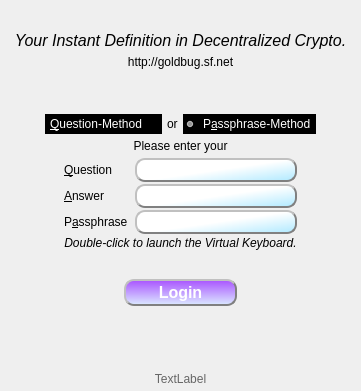
      <widget class="QWidget" name="tab_login">
       <property name="styleSheet">
        <string notr="true">QWidget#tab_login 
{
   border-image: url(:/Logo/background.png) 0 0 0 0 stretch stretch;
   border-width: 0px;
}
</string>
       </property>
       <attribute name="title">
        <string/>
       </attribute>
       <attribute name="toolTip">
        <string>Login</string>
       </attribute>
       <layout class="QVBoxLayout" name="verticalLayout_60">
        <property name="spacing">
         <number>5</number>
        </property>
        <property name="leftMargin">
         <number>5</number>
        </property>
        <property name="topMargin">
         <number>5</number>
        </property>
        <property name="rightMargin">
         <number>5</number>
        </property>
        <property name="bottomMargin">
         <number>5</number>
        </property>
        <item>
         <layout class="QVBoxLayout" name="verticalLayout_5">
          <item>
           <spacer name="verticalSpacer_9">
            <property name="orientation">
             <enum>Qt::Vertical</enum>
            </property>
            <property name="sizeType">
             <enum>QSizePolicy::Expanding</enum>
            </property>
            <property name="sizeHint" stdset="0">
             <size>
              <width>1</width>
              <height>1</height>
             </size>
            </property>
           </spacer>
          </item>
          <item>
           <layout class="QHBoxLayout" name="horizontalLayout_14">
            <item>
             <spacer name="horizontalSpacer_36">
              <property name="orientation">
               <enum>Qt::Horizontal</enum>
              </property>
              <property name="sizeHint" stdset="0">
               <size>
                <width>40</width>
                <height>20</height>
               </size>
              </property>
             </spacer>
            </item>
            <item>
             <widget class="QLabel" name="logo">
              <property name="maximumSize">
               <size>
                <width>512</width>
                <height>512</height>
               </size>
              </property>
              <property name="toolTip">
               <string>&lt;html&gt;&lt;head/&gt;&lt;body&gt;&lt;p&gt;GoldBug logo uses the &lt;b&gt;Neuland &lt;/b&gt;font: &amp;quot;Neuland is a German typeface that was designed in 1923 by Rudolf Koch. It is often used today when an “exotic” or “primitive” look is desired, such as the logos for the Jurassic Park films. &amp;quot; - Wikipedia.&lt;/p&gt;&lt;/body&gt;&lt;/html&gt;</string>
              </property>
              <property name="text">
               <string/>
              </property>
              <property name="pixmap">
               <pixmap resource="../Icons/icons.qrc">:/Logo/goldbug-neuland.png</pixmap>
              </property>
              <property name="scaledContents">
               <bool>true</bool>
              </property>
              <property name="alignment">
               <set>Qt::AlignCenter</set>
              </property>
             </widget>
            </item>
            <item>
             <spacer name="horizontalSpacer_43">
              <property name="orientation">
               <enum>Qt::Horizontal</enum>
              </property>
              <property name="sizeHint" stdset="0">
               <size>
                <width>40</width>
                <height>20</height>
               </size>
              </property>
             </spacer>
            </item>
           </layout>
          </item>
          <item>
           <widget class="QLabel" name="label_31">
            <property name="font">
             <font>
              <pointsize>12</pointsize>
              <italic>true</italic>
             </font>
            </property>
            <property name="text">
             <string>Your Instant Definition in Decentralized Crypto.</string>
            </property>
            <property name="alignment">
             <set>Qt::AlignCenter</set>
            </property>
           </widget>
          </item>
          <item>
           <widget class="QLabel" name="label_100">
            <property name="text">
             <string>&lt;html&gt;&lt;head/&gt;&lt;body&gt;&lt;p&gt;&lt;a href=&quot;http://goldbug.sourceforge.net&quot;&gt;&lt;span style=&quot; text-decoration: none; color: black;&quot;&gt;http://goldbug.sf.net&lt;/span&gt;&lt;/a&gt;&lt;/p&gt;&lt;/body&gt;&lt;/html&gt;</string>
            </property>
            <property name="alignment">
             <set>Qt::AlignCenter</set>
            </property>
            <property name="openExternalLinks">
             <bool>true</bool>
            </property>
           </widget>
          </item>
          <item>
           <spacer name="verticalSpacer_14">
            <property name="orientation">
             <enum>Qt::Vertical</enum>
            </property>
            <property name="sizeHint" stdset="0">
             <size>
              <width>20</width>
              <height>40</height>
             </size>
            </property>
           </spacer>
          </item>
          <item>
           <layout class="QHBoxLayout" name="horizontalLayout_22">
            <property name="topMargin">
             <number>0</number>
            </property>
            <item>
             <spacer name="horizontalSpacer_6">
              <property name="orientation">
               <enum>Qt::Horizontal</enum>
              </property>
              <property name="sizeHint" stdset="0">
               <size>
                <width>40</width>
                <height>20</height>
               </size>
              </property>
             </spacer>
            </item>
            <item>
             <widget class="QRadioButton" name="question_rb_authenticate">
              <property name="sizePolicy">
               <sizepolicy hsizetype="Minimum" vsizetype="Preferred">
                <horstretch>0</horstretch>
                <verstretch>0</verstretch>
               </sizepolicy>
              </property>
              <property name="layoutDirection">
               <enum>Qt::RightToLeft</enum>
              </property>
              <property name="styleSheet">
               <string notr="true">background-color: rgb(0, 0, 0);
color: rgb(255, 255, 255);</string>
              </property>
              <property name="text">
               <string>&amp;Question-Method</string>
              </property>
             </widget>
            </item>
            <item>
             <widget class="QLabel" name="label_102">
              <property name="sizePolicy">
               <sizepolicy hsizetype="Fixed" vsizetype="Preferred">
                <horstretch>0</horstretch>
                <verstretch>0</verstretch>
               </sizepolicy>
              </property>
              <property name="text">
               <string>or</string>
              </property>
             </widget>
            </item>
            <item>
             <widget class="QRadioButton" name="passphrase_rb_authenticate">
              <property name="sizePolicy">
               <sizepolicy hsizetype="Minimum" vsizetype="Preferred">
                <horstretch>0</horstretch>
                <verstretch>0</verstretch>
               </sizepolicy>
              </property>
              <property name="layoutDirection">
               <enum>Qt::LeftToRight</enum>
              </property>
              <property name="styleSheet">
               <string notr="true">background-color: rgb(0, 0, 0);
color: rgb(255, 255, 255);</string>
              </property>
              <property name="text">
               <string>P&amp;assphrase-Method</string>
              </property>
              <property name="checked">
               <bool>true</bool>
              </property>
             </widget>
            </item>
            <item>
             <spacer name="horizontalSpacer_14">
              <property name="orientation">
               <enum>Qt::Horizontal</enum>
              </property>
              <property name="sizeHint" stdset="0">
               <size>
                <width>40</width>
                <height>20</height>
               </size>
              </property>
             </spacer>
            </item>
           </layout>
          </item>
          <item>
           <layout class="QHBoxLayout" name="horizontalLayout_32">
            <property name="topMargin">
             <number>0</number>
            </property>
            <item>
             <widget class="QLabel" name="passphraseLabel">
              <property name="text">
               <string>Please enter your</string>
              </property>
              <property name="alignment">
               <set>Qt::AlignCenter</set>
              </property>
             </widget>
            </item>
           </layout>
          </item>
          <item>
           <layout class="QHBoxLayout" name="horizontalLayout_25">
            <property name="topMargin">
             <number>0</number>
            </property>
            <item>
             <spacer name="horizontalSpacer_15">
              <property name="orientation">
               <enum>Qt::Horizontal</enum>
              </property>
              <property name="sizeHint" stdset="0">
               <size>
                <width>1</width>
                <height>20</height>
               </size>
              </property>
             </spacer>
            </item>
            <item>
             <layout class="QFormLayout" name="formLayout">
              <property name="fieldGrowthPolicy">
               <enum>QFormLayout::AllNonFixedFieldsGrow</enum>
              </property>
              <property name="horizontalSpacing">
               <number>7</number>
              </property>
              <property name="verticalSpacing">
               <number>2</number>
              </property>
              <property name="topMargin">
               <number>0</number>
              </property>
              <item row="2" column="0">
               <widget class="QLabel" name="label_103gb">
                <property name="text">
                 <string>&amp;Question</string>
                </property>
                <property name="buddy">
                 <cstring>question_authenticate</cstring>
                </property>
               </widget>
              </item>
              <item row="2" column="1">
               <widget class="spoton_lineedit" name="question_authenticate">
                <property name="sizePolicy">
                 <sizepolicy hsizetype="Expanding" vsizetype="Fixed">
                  <horstretch>0</horstretch>
                  <verstretch>0</verstretch>
                 </sizepolicy>
                </property>
                <property name="styleSheet">
                 <string notr="true">QLineEdit#question_authenticate {
background-color: qlineargradient(spread:pad, x1:0.968, y1:0.932, x2:0.513, y2:0.5, stop:0 rgba(183, 235, 255, 255), stop:1 rgba(255, 255, 255, 255)); 
     border-style: outset;
     border-width: 2px;
     border-radius: 10px;
     border-color: gray;
     min-width: 10em;
     padding: 2px;
 }
</string>
                </property>
               </widget>
              </item>
              <item row="7" column="0">
               <widget class="QLabel" name="label_124gb">
                <property name="text">
                 <string>P&amp;assphrase</string>
                </property>
                <property name="buddy">
                 <cstring>passphrase</cstring>
                </property>
               </widget>
              </item>
              <item row="7" column="1">
               <widget class="spoton_lineedit" name="passphrase">
                <property name="styleSheet">
                 <string notr="true">QLineEdit#passphrase {
background-color: qlineargradient(spread:pad, x1:0.968, y1:0.932, x2:0.513, y2:0.5, stop:0 rgba(183, 235, 255, 255), stop:1 rgba(255, 255, 255, 255)); 
     border-style: outset;
     border-width: 2px;
     border-radius: 10px;
     border-color: gray;
     min-width: 10em;
     padding: 2px;
 }
</string>
                </property>
                <property name="echoMode">
                 <enum>QLineEdit::Password</enum>
                </property>
               </widget>
              </item>
              <item row="6" column="0">
               <layout class="QHBoxLayout" name="horizontalLayout_75">
                <property name="topMargin">
                 <number>0</number>
                </property>
                <property name="rightMargin">
                 <number>0</number>
                </property>
                <item>
                 <widget class="QLabel" name="label_122gb">
                  <property name="text">
                   <string>&amp;Answer</string>
                  </property>
                  <property name="buddy">
                   <cstring>answer_authenticate</cstring>
                  </property>
                 </widget>
                </item>
               </layout>
              </item>
              <item row="6" column="1">
               <widget class="spoton_lineedit" name="answer_authenticate">
                <property name="styleSheet">
                 <string notr="true">QLineEdit#answer_authenticate {
background-color: qlineargradient(spread:pad, x1:0.968, y1:0.932, x2:0.513, y2:0.5, stop:0 rgba(183, 235, 255, 255), stop:1 rgba(255, 255, 255, 255)); 
     border-style: outset;
     border-width: 2px;
     border-radius: 10px;
     border-color: gray;
     min-width: 10em;
     padding: 2px;
 }
</string>
                </property>
                <property name="echoMode">
                 <enum>QLineEdit::Password</enum>
                </property>
               </widget>
              </item>
              <item row="8" column="0" colspan="2">
               <widget class="QLabel" name="label_103">
                <property name="font">
                 <font>
                  <italic>true</italic>
                 </font>
                </property>
                <property name="text">
                 <string>Double-click to launch the Virtual Keyboard.</string>
                </property>
                <property name="alignment">
                 <set>Qt::AlignCenter</set>
                </property>
               </widget>
              </item>
              <item row="9" column="0" colspan="2">
               <spacer name="horizontalSpacer_3">
                <property name="orientation">
                 <enum>Qt::Horizontal</enum>
                </property>
                <property name="sizeHint" stdset="0">
                 <size>
                  <width>40</width>
                  <height>20</height>
                 </size>
                </property>
               </spacer>
              </item>
             </layout>
            </item>
            <item>
             <spacer name="horizontalSpacer_19">
              <property name="orientation">
               <enum>Qt::Horizontal</enum>
              </property>
              <property name="sizeHint" stdset="0">
               <size>
                <width>1</width>
                <height>20</height>
               </size>
              </property>
             </spacer>
            </item>
           </layout>
          </item>
          <item>
           <layout class="QHBoxLayout" name="horizontalLayout_42">
            <property name="topMargin">
             <number>0</number>
            </property>
            <item>
             <spacer name="horizontalSpacer_9">
              <property name="orientation">
               <enum>Qt::Horizontal</enum>
              </property>
              <property name="sizeHint" stdset="0">
               <size>
                <width>20</width>
                <height>20</height>
               </size>
              </property>
             </spacer>
            </item>
            <item>
             <widget class="QPushButton" name="passphraseButton">
              <property name="sizePolicy">
               <sizepolicy hsizetype="Expanding" vsizetype="Fixed">
                <horstretch>0</horstretch>
                <verstretch>0</verstretch>
               </sizepolicy>
              </property>
              <property name="font">
               <font>
                <pointsize>12</pointsize>
                <weight>75</weight>
                <bold>true</bold>
               </font>
              </property>
              <property name="styleSheet">
               <string notr="true">QPushButton {
border: 2px solid gray;
background-color: qlineargradient(spread:reflect, x1:0.023, y1:0.988636, x2:0.028, y2:0.011, stop:0 rgba(218, 232, 255, 255), stop:1 rgba(170, 85, 255, 255));
color: rgb(255, 255, 255);
margin: 2px;
border-style: outset;
border-width: 2px;
border-radius: 10px;
border-color: gray;
min-width: 10em;
padding: 2px;
}

QPushButton:hover {
border: 2px solid gray;
color: rgb(0, 0, 0);
background-color: rgb(255, 255, 255);
margin: 2px;
border-style: outset;
border-width: 2px;
border-radius: 10px;
border-color: black;
min-width: 10em;
padding: 2px;
}

QPushButton:pressed {
background-color: black;
color: rgb(255, 255, 255);
border-style: inset;
}</string>
              </property>
              <property name="text">
               <string>Login</string>
              </property>
              <property name="iconSize">
               <size>
                <width>40</width>
                <height>40</height>
               </size>
              </property>
             </widget>
            </item>
            <item>
             <spacer name="horizontalSpacer_10">
              <property name="orientation">
               <enum>Qt::Horizontal</enum>
              </property>
              <property name="sizeHint" stdset="0">
               <size>
                <width>20</width>
                <height>20</height>
               </size>
              </property>
             </spacer>
            </item>
           </layout>
          </item>
          <item>
           <spacer name="verticalSpacer_2">
            <property name="orientation">
             <enum>Qt::Vertical</enum>
            </property>
            <property name="sizeHint" stdset="0">
             <size>
              <width>1</width>
              <height>40</height>
             </size>
            </property>
           </spacer>
          </item>
          <item>
           <layout class="QHBoxLayout" name="horizontalLayout_17">
            <property name="spacing">
             <number>0</number>
            </property>
            <property name="topMargin">
             <number>0</number>
            </property>
            <item>
             <spacer name="horizontalSpacer_16">
              <property name="orientation">
               <enum>Qt::Horizontal</enum>
              </property>
              <property name="sizeHint" stdset="0">
               <size>
                <width>1</width>
                <height>1</height>
               </size>
              </property>
             </spacer>
            </item>
            <item>
             <widget class="QLabel" name="version">
              <property name="font">
               <font>
                <weight>75</weight>
                <bold>true</bold>
               </font>
              </property>
              <property name="toolTip">
               <string>&lt;html&gt;&lt;head/&gt;&lt;body&gt;&lt;p align=&quot;center&quot;&gt;A minimalistic &lt;br/&gt;desktop messenger GUI&lt;br/&gt;for the messaging library of&lt;br/&gt;http://spot-on.sf.net.&lt;/p&gt;&lt;/body&gt;&lt;/html&gt;</string>
              </property>
              <property name="alignment">
               <set>Qt::AlignCenter</set>
              </property>
              <property name="openExternalLinks">
               <bool>true</bool>
              </property>
             </widget>
            </item>
            <item>
             <spacer name="horizontalSpacer_33">
              <property name="orientation">
               <enum>Qt::Horizontal</enum>
              </property>
              <property name="sizeHint" stdset="0">
               <size>
                <width>1</width>
                <height>1</height>
               </size>
              </property>
             </spacer>
            </item>
           </layout>
          </item>
          <item>
           <widget class="QLabel" name="buildInformation">
            <property name="styleSheet">
             <string notr="true"> color:#666666;</string>
            </property>
            <property name="text">
             <string>TextLabel</string>
            </property>
            <property name="alignment">
             <set>Qt::AlignCenter</set>
            </property>
            <property name="textInteractionFlags">
             <set>Qt::LinksAccessibleByMouse|Qt::TextSelectableByKeyboard|Qt::TextSelectableByMouse</set>
            </property>
           </widget>
          </item>
         </layout>
        </item>
       </layout>
      </widget>
